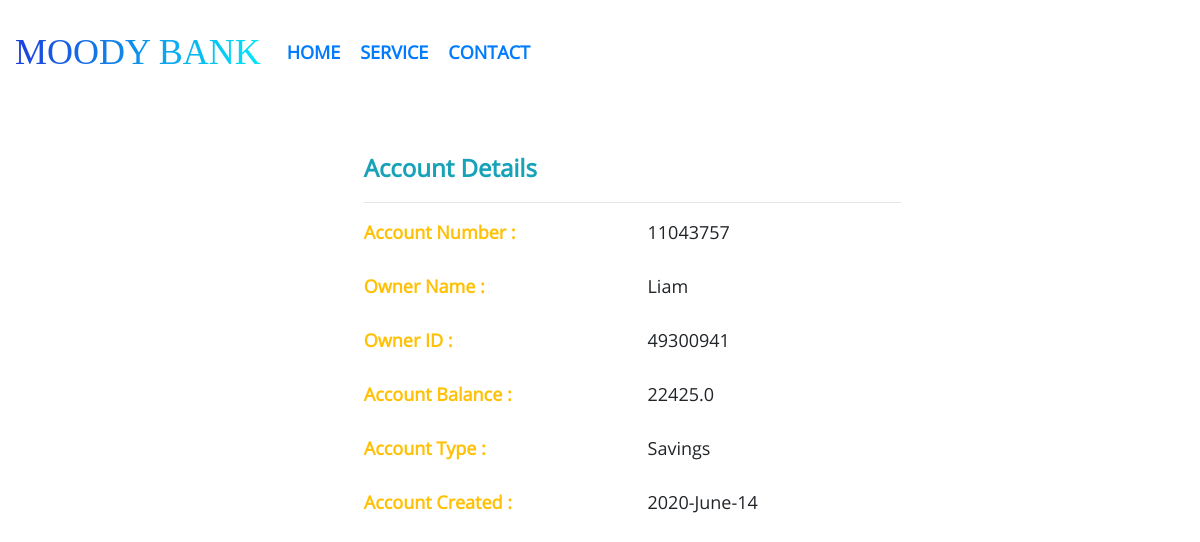
The page /show_account_details/11043757 on the database its author committed.
### application/models.py (models this page shows, shortened)
class Account(db.Model):
	acc_no = db.Column(db.Integer, primary_key=True)
	acc_balance = db.Column(db.Float, nullable=False)
	acc_type = db.Column(db.String(1), nullable=False)
	acc_createDate = db.Column(db.DateTime, nullable=False, default=d.today())
	cust_id = db.Column(db.Integer, db.ForeignKey('customer.cust_id'), nullable=False)

class Customer(db.Model):
	ssn = db.Column(db.Integer, primary_key=True)
	cust_id = db.Column(db.Integer, unique=True, nullable=False)
	cust_name = db.Column(db.String(20), nullable=False)
	cust_address = db.Column(db.Text, nullable=False)
	cust_contact = db.Column(db.Integer,nullable=False)
	cust_age = db.Column(db.Integer, nullable=False)
	cust_state = db.Column(db.String(20),nullable=False)
	cust_city = db.Column(db.String(30),nullable=False)
	accounts = db.relationship('Account', backref='Owner', lazy=True)
	transactions = db.relationship('Transaction', backref='Owner', lazy=True)

### application/main/routes.py (the view)
@main.route("/show_account_details/<int:acc_no>")
def show_account_details(acc_no):
	account = Account.query.filter_by(acc_no=acc_no).first()
	if account == None:
		flash("Account not found...", category="danger")
		return redirect(url_for('main.home'))
	else:
		return render_template('accounts/show_account_details.html', account=account, title="Show Account Details")

### application/templates/accounts/show_account_details.html (shortened to what this page needs)
{% extends "main/layout.html" %}
{% block content %}
    <div class="row" style="margin-left:50px;margin-top: 30px; font-size: large;">
        <div class="col-3"></div>
        <div class="col align-self-center">
            <legend class="text-info" style="font-weight: bold;">Account Details</legend><hr/>
            <div class="row">
            	<div class="col-6 text-warning" style="font-weight: bold;">Account Number :</div>
            	<div class="col-6">{{ account.acc_no }}</div>
            </div><br/>
            <div class="row">
            	<div class="col-6 text-warning" style="font-weight: bold;">Owner Name :</div>
            	<div class="col-6">{{ account.Owner.cust_name }}</div>
            </div><br/>
            <div class="row">
            	<div class="col-6 text-warning" style="font-weight: bold;">Owner ID :</div>
            	<div class="col-6">{{ account.cust_id }}</div>
            </div><br/>
            <div class="row">
            	<div class="col-6 text-warning" style="font-weight: bold;">Account Balance :</div>
            	<div class="col-6">{{ account.acc_balance }}</div>
            </div><br/>
            <div class="row">
            	<div class="col-6 text-warning" style="font-weight: bold;">Account Type :</div>
                {% if account.acc_type == 'S'%}
            	<div class="col-6">Savings</div>
                {% elif account.acc_type == 'C' %}
                <div class="col-6">Current</div>
                {% endif %}
            </div><br/>
            <div class="row">
            	<div class="col-6 text-warning" style="font-weight: bold;">Account Created :</div>
            	<div class="col-6">{{ account.acc_createDate.strftime("%Y-%B-%d") }}</div>
            </div><br/>
        </div>
        <div class="col-3"></div>
    </div>
{% endblock content %}

### application/static/css/style1.css (style rules this page uses)
body { overflow: hidden; overflow-y: auto; font-family: "OpenSans-Regular"; }

### rows shown on the page
Account: acc_no "11043757", cust_id "49300941", acc_balance "22425.0", acc_createDate "2020-June-14"
Customer: Owner.cust_name "Liam"
